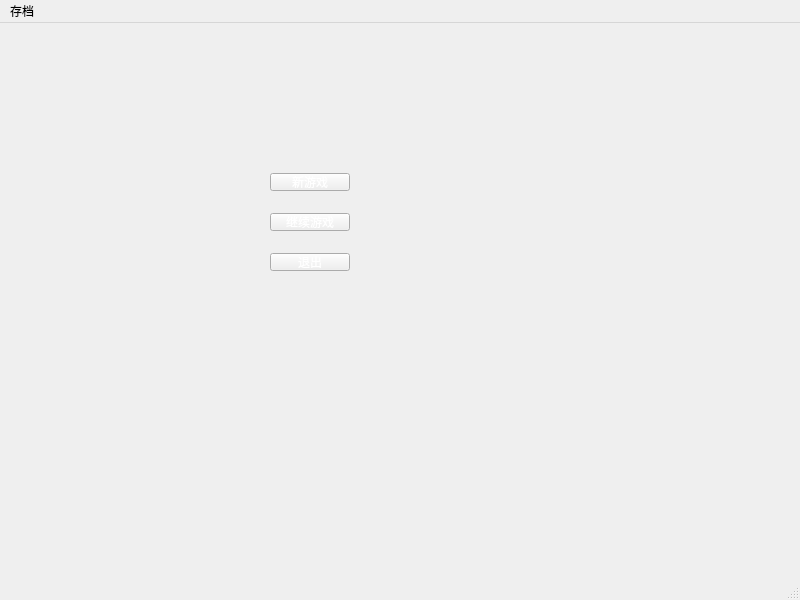
<?xml version="1.0" encoding="UTF-8"?>
<ui version="4.0">
 <class>MainWindow</class>
 <widget class="QMainWindow" name="MainWindow">
  <property name="geometry">
   <rect>
    <x>0</x>
    <y>0</y>
    <width>800</width>
    <height>600</height>
   </rect>
  </property>
  <property name="windowTitle">
   <string>MainWindow</string>
  </property>
  <property name="styleSheet">
   <string notr="true">border-image: url(:/resources/cards/bg.jpg);</string>
  </property>
  <widget class="QWidget" name="centralwidget">
   <widget class="QPushButton" name="newGameButton">
    <property name="geometry">
     <rect>
      <x>270</x>
      <y>150</y>
      <width>80</width>
      <height>18</height>
     </rect>
    </property>
    <property name="styleSheet">
     <string notr="true">alternate-background-color: rgb(85, 255, 127);
color: rgb(255, 255, 255);
font: 700 9pt &quot;Microsoft YaHei&quot;;</string>
    </property>
    <property name="text">
     <string>新游戏</string>
    </property>
   </widget>
   <widget class="QPushButton" name="loadGameButton">
    <property name="geometry">
     <rect>
      <x>270</x>
      <y>190</y>
      <width>80</width>
      <height>18</height>
     </rect>
    </property>
    <property name="styleSheet">
     <string notr="true">alternate-background-color: rgb(85, 255, 127);
color: rgb(255, 255, 255);
font: 700 9pt &quot;Microsoft YaHei&quot;;</string>
    </property>
    <property name="text">
     <string>继续游戏</string>
    </property>
   </widget>
   <widget class="QPushButton" name="exitButton">
    <property name="geometry">
     <rect>
      <x>270</x>
      <y>230</y>
      <width>80</width>
      <height>18</height>
     </rect>
    </property>
    <property name="styleSheet">
     <string notr="true">alternate-background-color: rgb(85, 255, 127);
color: rgb(255, 255, 255);
font: 700 9pt &quot;Microsoft YaHei&quot;;</string>
    </property>
    <property name="text">
     <string>退出</string>
    </property>
   </widget>
  </widget>
  <widget class="QMenuBar" name="menubar">
   <property name="geometry">
    <rect>
     <x>0</x>
     <y>0</y>
     <width>800</width>
     <height>17</height>
    </rect>
   </property>
   <widget class="QMenu" name="menu">
    <property name="title">
     <string>存档</string>
    </property>
    <addaction name="actionSaveGame"/>
   </widget>
   <addaction name="menu"/>
  </widget>
  <widget class="QStatusBar" name="statusbar"/>
  <action name="actionSaveGame">
   <property name="text">
    <string>保存游戏</string>
   </property>
  </action>
  <action name="actionload">
   <property name="text">
    <string>load</string>
   </property>
  </action>
 </widget>
 <resources/>
 <connections/>
</ui>
